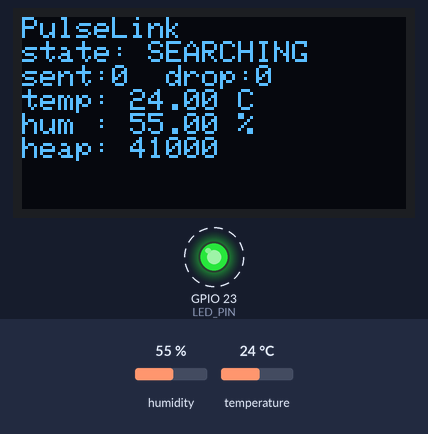
This sketch was run on a simulated ESP32. On the bench: 128×64 one-colour display, output pins drawn as LEDs (lit = HIGH). Dashed ring = blinking. Inputs (shaded band) come from the test bench; at power-on: humidity 55 %, temperature 24 °C. WiFi joins after 1.5 s; servers stay silent unless stated; what the sketch prints to the serial monitor is not drawn.

Above: at 1.47 s.
1.5 s: humidity set to 22 %
At 3.89 s:
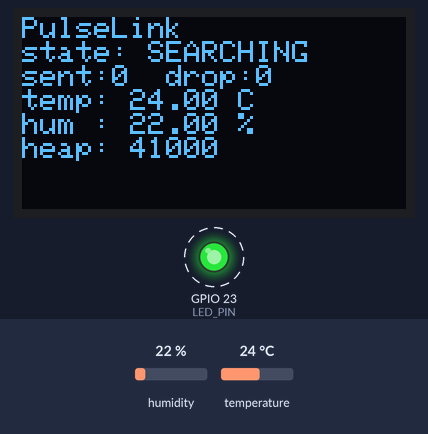
4.2 s: temperature set to 12 °C
At 6.76 s:
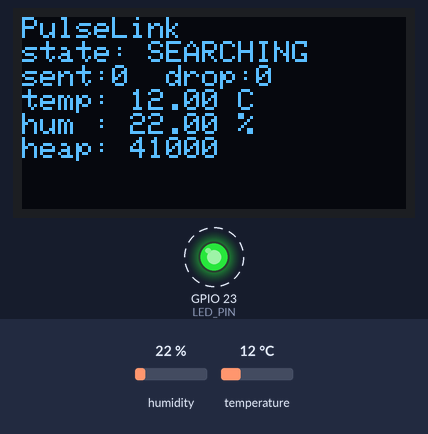
6.9 s: humidity set to 40 %
At 9.01 s:
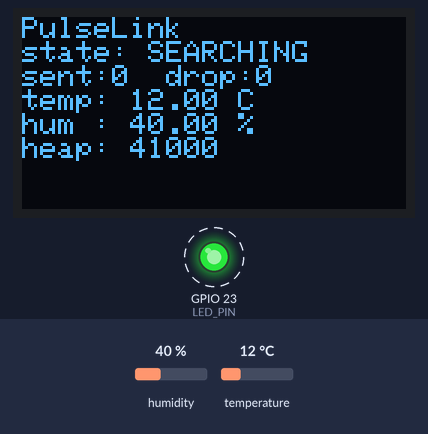
10.0 s: temperature set to 19 °C
Timing chart, 0 to 13.7 s (numbered marks = the images above; inputs shaded):
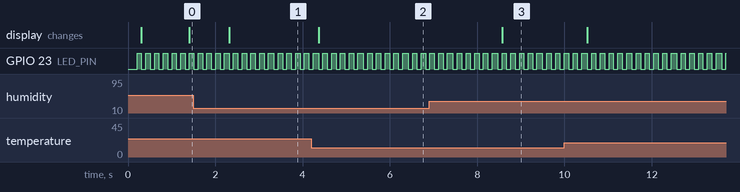

Measured:
- after the input at 1.5 s, the display: changes after 0.82 s (image 1)
- after the input at 4.2 s, the display: changes after 0.17 s (image 2)
- after the input at 6.9 s, the display: changes after 1.7 s (image 3)
- by itself, GPIO 23 (LED_PIN): alternates HIGH for 0.10 s and LOW for 0.10 s

The sketch:

sketch.ino
```cpp
/*
 * PulseLink firmware — SINGLE-FILE Wokwi build (everything inlined).
 * Paste THIS file as sketch.ino, plus diagram.json and libraries.txt.
 * The wire-framing + checksum below are the exact, host-tested code from the
 * modular repo (firmware/checksum.c + telemetry.c); only the #include lines and
 * compile-time asserts were stripped so it lives in one C++ translation unit.
 */
#include <Arduino.h>
#include <WiFi.h>
#include <WiFiUdp.h>
#include <esp_task_wdt.h>
#include <freertos/FreeRTOS.h>
#include <freertos/task.h>
#include <freertos/queue.h>
#include <stdint.h>
#include <stddef.h>
#include <math.h>
#include "DHTesp.h"   /* library: "DHT sensor library for ESPx" (see libraries.txt) */
#include <Wire.h>
#include <Adafruit_GFX.h>
#include <Adafruit_SSD1306.h>

/* ---- inlined PulseLink protocol constants (from protocol.h / telemetry.h) -- */
#define PL_MAGIC                 0x504C
#define PL_VERSION               0x01
#define PL_HDR_SIZE              12
enum { PKT_HELLO=1, PKT_HELLO_ACK=2, PKT_SENSOR=3, PKT_ACK=4,
       PKT_HEARTBEAT=5, PKT_FRAME=6, PKT_ERROR=7 };
#define PL_FW_HDR_SIZE           12
#define PL_SENSOR_PACKET_SIZE    28
#define PL_HELLO_PACKET_SIZE     20
#define PL_HEARTBEAT_PACKET_SIZE 20
#define PL_TYPE_HELLO_ACK        0x02
#define PL_TYPE_ACK              0x04
#define PL_TYPE_ERROR            0x07

typedef struct {
    uint8_t  type;
    uint32_t device_id;
    uint16_t payload_len;
    uint16_t checksum;
} pl_rx_header_t;

static inline uint16_t pl_rd_u16(const uint8_t *p)
{ return (uint16_t)(((uint16_t)p[0] << 8) | p[1]); }
static inline uint32_t pl_rd_u32(const uint8_t *p)
{ return ((uint32_t)p[0]<<24)|((uint32_t)p[1]<<16)|((uint32_t)p[2]<<8)|(uint32_t)p[3]; }

/* checksum.c — RFC 1071 ones'-complement Internet checksum.
 *
 * Reads the buffer as a sequence of 16-bit big-endian words, accumulates
 * into a 32-bit sum, folds the carries back in, then takes the ones'
 * complement. An odd trailing byte is padded with a zero low byte (the
 * standard RFC 1071 treatment).
 *
 * Why this algorithm: it is cheap (add + a couple of folds), endian-defined,
 * detects all single-bit errors and most burst errors, and has the tidy
 * self-verifying property exploited in the tests. It is NOT cryptographic —
 * it guards against line noise / truncation, not tampering.
 */

uint16_t pl_checksum(const uint8_t *data, size_t len)
{
    uint32_t sum = 0;
    size_t i = 0;

    /* sum complete 16-bit big-endian words */
    for (; i + 1 < len; i += 2) {
        uint16_t word = (uint16_t)(((uint16_t)data[i] << 8) | data[i + 1]);
        sum += word;
    }

    /* trailing odd byte: pad on the right with 0x00 */
    if (i < len) {
        uint16_t word = (uint16_t)((uint16_t)data[i] << 8);
        sum += word;
    }

    /* fold the carry bits back into the low 16 bits until none remain */
    while (sum >> 16)
        sum = (sum & 0xFFFFu) + (sum >> 16);

    return (uint16_t)(~sum);
}
/* telemetry.c — see telemetry.h.
 *
 * Big-endian bytes are written/read explicitly (no htons/htonl, no struct
 * packing), so this is endian-independent and needs zero networking headers.
 * Byte layouts match the payload structs in protocol.h exactly, which is what
 * lets the server decode firmware packets (and the firmware decode the server's)
 * with no end-specific knowledge.
 */


static void put_u16(uint8_t *p, uint16_t v)
{
    p[0] = (uint8_t)(v >> 8);
    p[1] = (uint8_t)(v & 0xFF);
}

static void put_u32(uint8_t *p, uint32_t v)
{
    p[0] = (uint8_t)(v >> 24);
    p[1] = (uint8_t)(v >> 16);
    p[2] = (uint8_t)(v >> 8);
    p[3] = (uint8_t)(v & 0xFF);
}

/* Fill the 12-byte header in place given a finished payload. */
static void put_header(uint8_t *out, uint8_t type, uint32_t device_id,
                       uint16_t plen)
{
    put_u16(out + 0, PL_MAGIC);
    out[2] = (uint8_t)PL_VERSION;
    out[3] = type;
    put_u32(out + 4, device_id);
    put_u16(out + 8, plen);
    put_u16(out + 10, pl_checksum(out + PL_HDR_SIZE, plen));
}

size_t pl_build_sensor(uint8_t *out, size_t cap, uint32_t device_id,
                       uint32_t seq, uint32_t timestamp_ms,
                       int32_t temperature, int32_t humidity)
{
    const uint16_t plen = 16;
    if (cap < (size_t)PL_HDR_SIZE + plen) return 0;
    uint8_t *p = out + PL_HDR_SIZE;
    put_u32(p +  0, seq);
    put_u32(p +  4, timestamp_ms);
    put_u32(p +  8, (uint32_t)temperature);
    put_u32(p + 12, (uint32_t)humidity);
    put_header(out, (uint8_t)PKT_SENSOR, device_id, plen);
    return (size_t)PL_HDR_SIZE + plen;
}

size_t pl_build_hello(uint8_t *out, size_t cap, uint32_t device_id,
                      uint32_t firmware_version, uint32_t capabilities)
{
    const uint16_t plen = 8;
    if (cap < (size_t)PL_HDR_SIZE + plen) return 0;
    uint8_t *p = out + PL_HDR_SIZE;
    put_u32(p + 0, firmware_version);
    put_u32(p + 4, capabilities);
    put_header(out, (uint8_t)PKT_HELLO, device_id, plen);
    return (size_t)PL_HDR_SIZE + plen;
}

size_t pl_build_heartbeat(uint8_t *out, size_t cap, uint32_t device_id,
                          uint32_t uptime_ms, uint32_t free_heap)
{
    const uint16_t plen = 8;
    if (cap < (size_t)PL_HDR_SIZE + plen) return 0;
    uint8_t *p = out + PL_HDR_SIZE;
    put_u32(p + 0, uptime_ms);
    put_u32(p + 4, free_heap);
    put_header(out, (uint8_t)PKT_HEARTBEAT, device_id, plen);
    return (size_t)PL_HDR_SIZE + plen;
}

int pl_parse_header_fw(const uint8_t *hdr, pl_rx_header_t *out)
{
    uint16_t magic = pl_rd_u16(hdr);
    if (magic != PL_MAGIC) return 0;
    if (hdr[2] != PL_VERSION) return 0;
    out->type        = hdr[3];
    out->device_id   = pl_rd_u32(hdr + 4);
    out->payload_len = pl_rd_u16(hdr + 8);
    out->checksum    = pl_rd_u16(hdr + 10);
    return 1;
}
/* ---- config ---- */
static const uint32_t DEVICE_ID        = 0x1001;
static const uint32_t FW_VERSION       = 0x00010005;   /* 1.0.5 (M5) */
static const uint32_t CAPABILITIES     = 0x1;
static const int      LED_PIN          = 23;  /* GPIO23: plain output pin, LED wired direct */
static const int      DHT_PIN          = 15;           /* wokwi-dht22 data line */
static const uint32_t SAMPLE_PERIOD_MS = 2000;         /* DHT22 samples at ~0.5 Hz */
static const int      QUEUE_LEN        = 16;

static const char    *WIFI_SSID        = "Wokwi-GUEST";  /* Wokwi's virtual AP */
static const char    *WIFI_PASS        = "";
/* With the Wokwi Private IoT Gateway running on the machine that also runs
 * telemetryd, the sim reaches it at host.wokwi.internal (TCP + UDP supported).
 * On real hardware, set this to the server's LAN IP instead. */
static const char    *SERVER_HOST      = "host.wokwi.internal";
static const uint16_t SERVER_TCP_PORT  = 9000;
static const uint16_t SERVER_UDP_PORT  = 9001;

static const uint32_t BACKOFF_MIN_MS   = 500;
static const uint32_t BACKOFF_MAX_MS   = 16000;
static const uint32_t WDT_TIMEOUT_S    = 10;

typedef struct {
    uint32_t seq;
    uint32_t timestamp_ms;
    int32_t  temperature;   /* centi-degC */
    int32_t  humidity;      /* centi-%    */
    bool     simulated;
} sensor_reading_t;

static QueueHandle_t g_queue;
static volatile uint32_t g_produced = 0;
static volatile uint32_t g_consumed = 0;
static volatile uint32_t g_dropped  = 0;
static volatile bool     g_connected = false;
static DHTesp g_dht;
static Adafruit_SSD1306 g_oled(128, 64, &Wire, -1);   /* I2C OLED dashboard */
static volatile int32_t  g_last_temp_c100 = 2500;     /* last reading for the screen */
static volatile int32_t  g_last_hum_c100  = 5000;

/* ---- sensor read: real wokwi-dht22, synthetic fallback on error ---------- */
static bool read_sensor(float *temp_c, float *humidity)
{
    TempAndHumidity d = g_dht.getTempAndHumidity();
    if (g_dht.getStatus() != DHTesp::ERROR_NONE ||
        isnan(d.temperature) || isnan(d.humidity)) {
        /* sensor glitch: synthesize so the pipeline keeps flowing, flag it */
        float phase = millis() / 1000.0f;
        *temp_c   = 25.0f + 3.0f * sinf(phase * 0.20f);
        *humidity = 50.0f + 6.0f * sinf(phase * 0.13f);
        return false;
    }
    *temp_c   = d.temperature;
    *humidity = d.humidity;
    return true;
}

/* ---- producer: never blocks on the network ---- */
static void sensor_task(void *arg)
{
    (void)arg;
    uint32_t seq = 0;
    for (;;) {
        float t = 0.0f, h = 0.0f;
        bool ok = read_sensor(&t, &h);
        if (!ok || isnan(t) || isnan(h)) { t = 25.0f; h = 50.0f; ok = false; }

        sensor_reading_t r;
        r.seq          = ++seq;
        r.timestamp_ms = millis();
        r.temperature  = (int32_t)lroundf(t * 100.0f);
        r.humidity     = (int32_t)lroundf(h * 100.0f);
        r.simulated    = !ok;
        g_last_temp_c100 = r.temperature;
        g_last_hum_c100  = r.humidity;

        if (xQueueSend(g_queue, &r, 0) == pdTRUE) {
            g_produced++;
        } else {
            g_dropped++;   /* link down long enough to fill the queue: drop newest */
        }

        vTaskDelay(pdMS_TO_TICKS(SAMPLE_PERIOD_MS));
    }
}

/* ---- network helpers ---- */
static bool wifi_ensure(void)
{
    if (WiFi.status() == WL_CONNECTED) return true;
    Serial.printf("[net] Wi-Fi connecting to %s ...\n", WIFI_SSID);
    WiFi.mode(WIFI_STA);
    WiFi.begin(WIFI_SSID, WIFI_PASS);
    uint32_t start = millis();
    while (WiFi.status() != WL_CONNECTED && millis() - start < 15000) {
        esp_task_wdt_reset();
        vTaskDelay(pdMS_TO_TICKS(250));
    }
    bool ok = (WiFi.status() == WL_CONNECTED);
    if (ok) Serial.printf("[net] Wi-Fi up, IP %s\n", WiFi.localIP().toString().c_str());
    else    Serial.println("[net] Wi-Fi connect timeout");
    return ok;
}

/* Read exactly len bytes (TCP is a byte stream; a read can return a partial). */
static bool read_exact(WiFiClient &c, uint8_t *buf, size_t len, uint32_t deadline_ms)
{
    size_t got = 0;
    while (got < len) {
        if ((int32_t)(millis() - deadline_ms) >= 0) return false;
        if (!c.connected() && c.available() == 0)   return false;
        int n = c.read(buf + got, len - got);
        if (n > 0) got += (size_t)n;
        else { esp_task_wdt_reset(); vTaskDelay(pdMS_TO_TICKS(5)); }
    }
    return true;
}

/* Send HELLO, expect HELLO_ACK within 2s (the spec's handshake deadline). */
static bool do_handshake(WiFiClient &c)
{
    uint8_t pkt[PL_HELLO_PACKET_SIZE];
    size_t n = pl_build_hello(pkt, sizeof pkt, DEVICE_ID, FW_VERSION, CAPABILITIES);
    if ((size_t)c.write(pkt, n) != n) return false;

    uint32_t deadline = millis() + 2000;
    uint8_t hdr[PL_FW_HDR_SIZE];
    if (!read_exact(c, hdr, sizeof hdr, deadline)) return false;

    pl_rx_header_t rh;
    if (!pl_parse_header_fw(hdr, &rh) || rh.payload_len > 64) return false;
    uint8_t pl[64];
    if (rh.payload_len && !read_exact(c, pl, rh.payload_len, deadline)) return false;
    if (pl_checksum(pl, rh.payload_len) != rh.checksum) return false;
    if (rh.type != PL_TYPE_HELLO_ACK) return false;

    uint32_t session = (rh.payload_len >= 4) ? pl_rd_u32(pl) : 0;
    Serial.printf("[net] HELLO_ACK session=%u\n", session);
    return true;
}

/* Consume any queued ACK/ERROR replies without blocking. */
static void drain_replies(WiFiClient &c)
{
    while (c.available() >= PL_FW_HDR_SIZE) {
        uint8_t hdr[PL_FW_HDR_SIZE];
        if (!read_exact(c, hdr, sizeof hdr, millis() + 200)) return;
        pl_rx_header_t rh;
        if (!pl_parse_header_fw(hdr, &rh) || rh.payload_len > 64) return;
        uint8_t pl[64];
        if (rh.payload_len && !read_exact(c, pl, rh.payload_len, millis() + 200)) return;
        if (pl_checksum(pl, rh.payload_len) != rh.checksum) continue;

        if (rh.type == PL_TYPE_ACK)
            Serial.printf("[net] <- ACK seq=%u\n", pl_rd_u32(pl));
        else if (rh.type == PL_TYPE_ERROR)
            Serial.printf("[net] <- ERROR code=%u\n", pl_rd_u16(pl));
    }
}

static void backoff_wait(uint32_t *ms)
{
    Serial.printf("[net] backoff %lums\n", (unsigned long)*ms);
    uint32_t waited = 0;
    while (waited < *ms) {           /* feed the watchdog through long waits */
        esp_task_wdt_reset();
        vTaskDelay(pdMS_TO_TICKS(500));
        waited += 500;
    }
    *ms = (*ms * 2 > BACKOFF_MAX_MS) ? BACKOFF_MAX_MS : *ms * 2;
}

/* ---- consumer / uplink (the M4 reporter, now a real TCP sender) ---- */
static void net_task(void *arg)
{
    (void)arg;
    esp_task_wdt_add(NULL);          /* this task must check in or the chip resets */
    WiFiClient tcp;
    uint32_t backoff = BACKOFF_MIN_MS;

    for (;;) {
        esp_task_wdt_reset();

        if (!wifi_ensure()) { g_connected = false; backoff_wait(&backoff); continue; }

        if (!tcp.connected()) {
            Serial.printf("[net] TCP connect %s:%u\n", SERVER_HOST, SERVER_TCP_PORT);
            esp_task_wdt_reset();                 /* pet WDT before a blocking call */
            if (!tcp.connect(SERVER_HOST, SERVER_TCP_PORT, 4000)) {  /* 4s < 10s WDT */
                g_connected = false; backoff_wait(&backoff); continue;
            }
            if (!do_handshake(tcp)) {
                Serial.println("[net] handshake failed -> reconnect");
                tcp.stop(); g_connected = false; backoff_wait(&backoff); continue;
            }
            backoff = BACKOFF_MIN_MS;     /* reset backoff on a good connection */
            g_connected = true;
            Serial.println("[net] STREAMING");
        }

        /* block up to 1s for a sample, so we still feed the WDT + poll replies
         * during idle periods */
        sensor_reading_t r;
        if (xQueueReceive(g_queue, &r, pdMS_TO_TICKS(1000)) == pdTRUE) {
            uint8_t pkt[PL_SENSOR_PACKET_SIZE];
            size_t n = pl_build_sensor(pkt, sizeof pkt, DEVICE_ID,
                                       r.seq, r.timestamp_ms,
                                       r.temperature, r.humidity);
            if ((size_t)tcp.write(pkt, n) != n) {
                Serial.println("[net] send failed -> reconnect");
                tcp.stop(); g_connected = false; backoff_wait(&backoff); continue;
            }
            g_consumed++;
        }
        drain_replies(tcp);
    }
}

/* ---- UDP heartbeat: fire-and-forget liveness ---- */
static void heartbeat_task(void *arg)
{
    (void)arg;
    WiFiUDP udp;
    for (;;) {
        vTaskDelay(pdMS_TO_TICKS(5000));
        if (WiFi.status() != WL_CONNECTED) continue;
        uint8_t pkt[PL_HEARTBEAT_PACKET_SIZE];
        size_t n = pl_build_heartbeat(pkt, sizeof pkt, DEVICE_ID,
                                      (uint32_t)millis(), (uint32_t)ESP.getFreeHeap());
        udp.beginPacket(SERVER_HOST, SERVER_UDP_PORT);
        udp.write(pkt, n);
        udp.endPacket();
    }
}

/* ---- periodic stats ---- */
static void stats_task(void *arg)
{
    (void)arg;
    for (;;) {
        vTaskDelay(pdMS_TO_TICKS(5000));
        Serial.printf("[stats] %s  produced=%u sent=%u dropped=%u  queue=%u/%d  heap=%uB\n",
                      g_connected ? "online" : "offline",
                      g_produced, g_consumed, g_dropped,
                      (unsigned)uxQueueMessagesWaiting(g_queue), QUEUE_LEN,
                      (unsigned)ESP.getFreeHeap());
    }
}

/* ---- OLED status dashboard (I2C SSD1306 on GPIO21/22) --------------------
 * Live readout: connection state, packet counts, last temp/humidity, free heap.
 * If the panel isn't found it logs and exits without stalling the firmware. */
static void display_task(void *arg)
{
    (void)arg;
    Wire.begin(21, 22);                          /* SDA=GPIO21, SCL=GPIO22 */
    if (!g_oled.begin(SSD1306_SWITCHCAPVCC, 0x3C)) {
        Serial.println("[oled] not found (running without display)");
        vTaskDelete(NULL);
        return;
    }
    g_oled.setTextColor(SSD1306_WHITE);
    g_oled.setTextSize(1);
    for (;;) {
        int32_t t = g_last_temp_c100, h = g_last_hum_c100;
        int ti = (int)(t / 100), tf = (int)(t % 100); if (tf < 0) tf = -tf;
        int hi = (int)(h / 100), hf = (int)(h % 100); if (hf < 0) hf = -hf;
        g_oled.clearDisplay();
        g_oled.setCursor(0, 0);
        g_oled.println("PulseLink");
        g_oled.print("state: "); g_oled.println(g_connected ? "ONLINE" : "SEARCHING");
        g_oled.printf("sent:%u  drop:%u\n", (unsigned)g_consumed, (unsigned)g_dropped);
        g_oled.printf("temp: %d.%02d C\n", ti, tf);
        g_oled.printf("hum : %d.%02d %%\n", hi, hf);
        g_oled.printf("heap: %u\n", (unsigned)ESP.getFreeHeap());
        g_oled.display();
        vTaskDelay(pdMS_TO_TICKS(1000));
    }
}

/* ---- status LED: blink rate encodes the connection state ----------------
 * fast (~5 Hz) = offline / connecting,  slow (~1 Hz) = online / streaming.
 * Runs independently of Wi-Fi and the sensor so it always reflects state. */
static void led_task(void *arg)
{
    (void)arg;
    for (;;) {
        uint32_t half = g_connected ? 500 : 100;   /* ms on, ms off */
        digitalWrite(LED_PIN, HIGH);
        vTaskDelay(pdMS_TO_TICKS(half));
        digitalWrite(LED_PIN, LOW);
        vTaskDelay(pdMS_TO_TICKS(half));
    }
}

static void setup_watchdog(void)
{
    /* Arduino-ESP32 v3 auto-inits the TWDT; v2 needs an explicit init. */
#if defined(ESP_ARDUINO_VERSION_MAJOR) && ESP_ARDUINO_VERSION_MAJOR >= 3
    esp_task_wdt_config_t cfg = {
        .timeout_ms     = WDT_TIMEOUT_S * 1000,
        .idle_core_mask = 0,
        .trigger_panic  = true,
    };
    esp_task_wdt_reconfigure(&cfg);
#else
    esp_task_wdt_init(WDT_TIMEOUT_S, true);   /* true = panic+reset on timeout */
#endif
}

void setup()
{
    Serial.begin(115200);
    delay(200);
    pinMode(LED_PIN, OUTPUT);
    g_dht.setup(DHT_PIN, DHTesp::DHT22);   /* wokwi-dht22 on GPIO15 */

    g_queue = xQueueCreate(QUEUE_LEN, sizeof(sensor_reading_t));
    if (g_queue == NULL) {
        Serial.println("FATAL: queue allocation failed");
        for (;;) delay(1000);
    }

    setup_watchdog();

    Serial.println();
    Serial.println("PulseLink firmware (M5): Wi-Fi + TCP uplink, reconnect, heartbeat, watchdog");

    /* Sampler on core 1; the (blocking) network work on core 0 so a stalled
     * send can never jitter the sample cadence. */
    xTaskCreatePinnedToCore(sensor_task,    "sensor",    4096, NULL, 3, NULL, 1);
    xTaskCreatePinnedToCore(net_task,       "net",       8192, NULL, 2, NULL, 0);
    xTaskCreatePinnedToCore(heartbeat_task, "heartbeat", 4096, NULL, 1, NULL, 0);
    xTaskCreatePinnedToCore(stats_task,     "stats",     3072, NULL, 1, NULL, 0);
    xTaskCreatePinnedToCore(led_task,       "led",       2048, NULL, 1, NULL, 1);
    xTaskCreatePinnedToCore(display_task,   "display",   4096, NULL, 1, NULL, 1);
}

void loop()
{
    vTaskDelay(pdMS_TO_TICKS(1000));   /* all work happens in the tasks */
}
```
